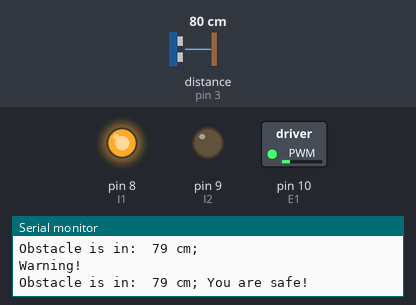
Simulated run of this sketch. Board: Arduino Uno, built with avr-gcc and run on an emulated ATmega328P. Shown: switched loads named in the sketch (green lamp = pin HIGH), output pins drawn as LEDs (lit = HIGH), the last lines printed to the serial monitor. Wiring (inferred from the names in the program): ultrasonic range finder: trigger pin 2; echo pin 3. The test bench sets the inputs (shaded band); at power-on: distance to the obstacle (sensor on pin 3) 80 cm. The echo pulse lasts 58.3 µs per cm; pins used as bus, display or sensor lines are not drawn.

Above: at 1.8 s.
1.9 s: distance to the obstacle (sensor on pin 3) set to 2 cm
At 3.0 s:
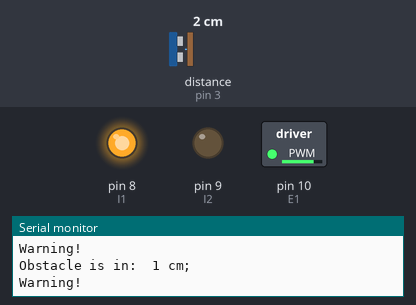
3.5 s: distance to the obstacle (sensor on pin 3) set to 60 cm
At 5.2 s:
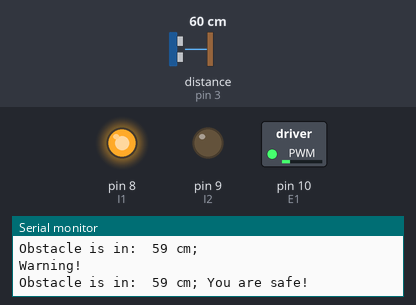
5.5 s: distance to the obstacle (sensor on pin 3) set to 4 cm
Timing chart, 0 to 8.5 s (numbered marks = the images above; inputs shaded):
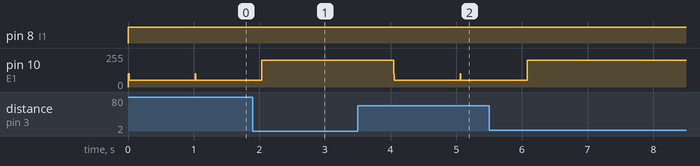

Measured:
- after the input at 3.5 s, pin 10 (E1): 200/255 → 50/255 after 0.55 s

The sketch:

or_Speed_Control_Using_Sonar_Sensor_and_L293D_March_02__2015.ino
```cpp
#define triggerPin 2 // Trigger pin for sonar sensor
#define echoPin 3 // Echo pin for sonar sensor
#define E1 10  // Enable Pin for motor
#define I1 8  // Control pin 1 for motor
#define I2 9  // Control pin 2 for motor

void setup() {
    Serial.begin (9600);
    pinMode(triggerPin, OUTPUT);
    pinMode(echoPin, INPUT);
    pinMode(E1, OUTPUT);
    pinMode(I1, OUTPUT);
    pinMode(I2, OUTPUT);
}

void loop() {
    long duration, distance;
    digitalWrite(triggerPin, LOW);
    delayMicroseconds(2);
    digitalWrite(triggerPin, HIGH);
    delayMicroseconds(10);
    digitalWrite(triggerPin, LOW);
    duration = pulseIn(echoPin, HIGH);
    distance = (duration/2)/29.1;


    digitalWrite(I1, HIGH);
    digitalWrite(I2, LOW);
    if(distance < 100 || distance >50){
      Serial.print("Obstacle is in:  ");
      Serial.print(distance);
      Serial.println(" cm; ");
      Serial.println("Warning!");
      analogWrite(E1, 100);  // Run in half speed
    }
    if(distance < 50){
      Serial.print("Obstacle is in:  ");
      Serial.print(distance);
      Serial.println(" cm; ");
      Serial.println("Warning!");
      analogWrite(E1, 200);  // Run in high speed
    }
    else{
      Serial.print("Obstacle is in:  ");
      Serial.print(distance);
      Serial.print(" cm; ");
      Serial.println("You are safe!");
      analogWrite(E1, 50);  // Run in low speed

    }
    delay(1000);
}
```
